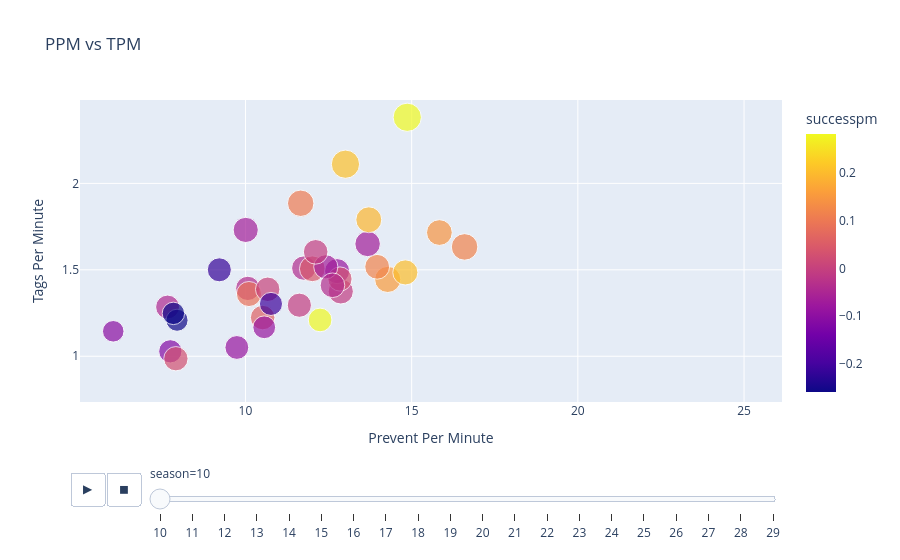

This figure's notebook cell:
### Markdown cell above
Let's take another look at our original graphs now that we have our two distinct populations separated from each other and the fluff columns removed. While we're at it, let's spruce up the aesthetic appeal as well by changing the color of the points to represent the success rate of the players instead of whether or not the games were played on Dallas servers. Adjusting the axes to ensure all of the points fit completely on the graph will improve the quality as well.

### Code cell
ppm_tpm_D = px.scatter(MLTP_D, x = "ppm", y = "tpm",
size = "scorepm", color = "successpm", animation_frame = "season",
hover_data = ["player"],
labels = {'ppm': 'Prevent Per Minute', 'tpm': 'Tags Per Minute'},
title = 'PPM vs TPM')

ppm_tpm_D.update_xaxes(range = [MLTP_D['ppm'].min() - 1, MLTP_D['ppm'].max() + 1])
ppm_tpm_D.update_yaxes(range = [MLTP_D['tpm'].min() - 0.1, MLTP_D['tpm'].max() + 0.1])

ppm_tpm_D.update_layout(scene=dict(xaxis=dict(title='Prevent Per Minute'),
yaxis=dict(title='Tags Per Minute')), height = 900)
ppm_tpm_D.show()

### Figure 1 — Plotly figure (JSON) as saved in the notebook; plotly's stock layout.template omitted (floating-point values rounded to 4 significant figures)
{"data": [{"customdata": [["Death Pickle"], ["BigBird"], ["Mr.Gone"], ["Sundown"], ["yank"], ["Dalek"], ["Iblis"], ["Crippy"], ["SuperSans"], ["Bal McCartny"], ["sIide"], ["dodsfall"], ["donuts42"], ["DudeMcGuy"], ["Eashy"], ["GriefSeeds"], ["Mr.Glass"], ["Arbybear"], ["YoungSinatra"], ["lukemoo"], ["Stann"], ["Brake"], ["SIDE"], ["Turbo"], ["CB13"], ["Prizm"], ["C Bivvey"], ["Syniikal"], ["jjpoole"], ["Abe Lincoln"], ["FLYMOLO"], ["Gem"], ["iAaronK"], ["Eggo"], ["Dodge"]], "hovertemplate": "season=10<br>Prevent Per Minute=%{x}<br>Tags Per Minute=%{y}<br>scorepm=%{marker.size}<br>player=%{customdata[0]}<br>successpm=%{marker.color}<extra></extra>", "legendgroup": "", "marker": {"color": [-0.04, -0.01, -0.04, -0.005571, 0.06105, 0.04491, 0.1437, 0.1577, -0.085, -0.085, 0.1045, 0.0875, -0.06667, 0.00625, 0.025, 0.2825, 0.2825, 0.1175, 0.1175, -0.2167, -0.2081, -0.08629, -0.0675, -0.0675, -0.006601, -0.1143, -0.03631, 0.205, -0.04469, 0.2083, -0.2583, -0.1056, 0.1947, 0.02857, -0.26], "coloraxis": "coloraxis", "size": [3.947, 4.2, 3.925, 3.883, 3.994, 4.407, 4.4, 4.552, 3.447, 4.17, 4.641, 4.173, 4.208, 3.962, 3.888, 5.303, 3.723, 4.085, 4.678, 3.828, 3.535, 3.766, 3.88, 4.32, 4.017, 3.579, 4.028, 4.188, 3.779, 5.294, 3.236, 3.078, 4.458, 3.929, 3.344], "sizemode": "area", "sizeref": 0.01326, "symbol": "circle"}, "mode": "markers", "name": "", "orientation": "v", "showlegend": false, "type": "scatter", "x": [11.76, 12.87, 10.07, 11.62, 10.52, 12.01, 15.83, 14.28, 10.56, 12.76, 11.66, 10.11, 10.01, 10.67, 12.84, 14.87, 12.24, 13.96, 16.59, 9.214, 10.77, 9.741, 12.42, 13.68, 12.11, 7.739, 12.62, 14.81, 7.656, 13.01, 7.942, 6.022, 13.71, 7.907, 7.832], "xaxis": "x", "y": [1.51, 1.375, 1.393, 1.295, 1.224, 1.506, 1.716, 1.444, 1.167, 1.492, 1.885, 1.36, 1.731, 1.387, 1.447, 2.382, 1.21, 1.518, 1.633, 1.5, 1.303, 1.051, 1.518, 1.65, 1.604, 1.029, 1.411, 1.485, 1.285, 2.111, 1.208, 1.144, 1.789, 0.9857, 1.248], "yaxis": "y"}], "layout": {"autosize": true, "coloraxis": {"colorbar": {"title": {"text": "successpm"}}, "colorscale": [[0, "#0d0887"], [0.1111, "#46039f"], [0.2222, "#7201a8"], [0.3333, "#9c179e"], [0.4444, "#bd3786"], [0.5556, "#d8576b"], [0.6667, "#ed7953"], [0.7778, "#fb9f3a"], [0.8889, "#fdca26"], [1, "#f0f921"]]}, "legend": {"itemsizing": "constant", "tracegroupgap": 0}, "scene": {"xaxis": {"title": {"text": "Prevent Per Minute"}}, "yaxis": {"title": {"text": "Tags Per Minute"}}}, "sliders": [{"active": 0, "currentvalue": {"prefix": "season="}, "len": 0.9, "pad": {"b": 10, "t": 60}, "steps": [{"args": [["10"], {"frame": {"duration": 0, "redraw": false}, "fromcurrent": true, "mode": "immediate", "transition": {"duration": 0, "easing": "linear"}}], "label": "10", "method": "animate"}, {"args": [["11"], {"frame": {"duration": 0, "redraw": false}, "fromcurrent": true, "mode": "immediate", "transition": {"duration": 0, "easing": "linear"}}], "label": "11", "method": "animate"}, {"args": [["12"], {"frame": {"duration": 0, "redraw": false}, "fromcurrent": true, "mode": "immediate", "transition": {"duration": 0, "easing": "linear"}}], "label": "12", "method": "animate"}, {"args": [["13"], {"frame": {"duration": 0, "redraw": false}, "fromcurrent": true, "mode": "immediate", "transition": {"duration": 0, "easing": "linear"}}], "label": "13", "method": "animate"}, {"args": [["14"], {"frame": {"duration": 0, "redraw": false}, "fromcurrent": true, "mode": "immediate", "transition": {"duration": 0, "easing": "linear"}}], "label": "14", "method": "animate"}, {"args": [["15"], {"frame": {"duration": 0, "redraw": false}, "fromcurrent": true, "mode": "immediate", "transition": {"duration": 0, "easing": "linear"}}], "label": "15", "method": "animate"}, {"args": [["16"], {"frame": {"duration": 0, "redraw": false}, "fromcurrent": true, "mode": "immediate", "transition": {"duration": 0, "easing": "linear"}}], "label": "16", "method": "animate"}, {"args": [["17"], {"frame": {"duration": 0, "redraw": false}, "fromcurrent": true, "mode": "immediate", "transition": {"duration": 0, "easing": "linear"}}], "label": "17", "method": "animate"}, {"args": [["18"], {"frame": {"duration": 0, "redraw": false}, "fromcurrent": true, "mode": "immediate", "transition": {"duration": 0, "easing": "linear"}}], "label": "18", "method": "animate"}, {"args": [["19"], {"frame": {"duration": 0, "redraw": false}, "fromcurrent": true, "mode": "immediate", "transition": {"duration": 0, "easing": "linear"}}], "label": "19", "method": "animate"}, {"args": [["20"], {"frame": {"duration": 0, "redraw": false}, "fromcurrent": true, "mode": "immediate", "transition": {"duration": 0, "easing": "linear"}}], "label": "20", "method": "animate"}, {"args": [["21"], {"frame": {"duration": 0, "redraw": false}, "fromcurrent": true, "mode": "immediate", "transition": {"duration": 0, "easing": "linear"}}], "label": "21", "method": "animate"}, {"args": [["22"], {"frame": {"duration": 0, "redraw": false}, "fromcurrent": true, "mode": "immediate", "transition": {"duration": 0, "easing": "linear"}}], "label": "22", "method": "animate"}, {"args": [["23"], {"frame": {"duration": 0, "redraw": false}, "fromcurrent": true, "mode": "immediate", "transition": {"duration": 0, "easing": "linear"}}], "label": "23", "method": "animate"}, {"args": [["24"], {"frame": {"duration": 0, "redraw": false}, "fromcurrent": true, "mode": "immediate", "transition": {"duration": 0, "easing": "linear"}}], "label": "24", "method": "animate"}, {"args": [["25"], {"frame": {"duration": 0, "redraw": false}, "fromcurrent": true, "mode": "immediate", "transition": {"duration": 0, "easing": "linear"}}], "label": "25", "method": "animate"}, {"args": [["26"], {"frame": {"duration": 0, "redraw": false}, "fromcurrent": true, "mode": "immediate", "transition": {"duration": 0, "easing": "linear"}}], "label": "26", "method": "animate"}, {"args": [["27"], {"frame": {"duration": 0, "redraw": false}, "fromcurrent": true, "mode": "immediate", "transition": {"duration": 0, "easing": "linear"}}], "label": "27", "method": "animate"}, {"args": [["28"], {"frame": {"duration": 0, "redraw": false}, "fromcurrent": true, "mode": "immediate", "transition": {"duration": 0, "easing": "linear"}}], "label": "28", "method": "animate"}, {"args": [["29"], {"frame": {"duration": 0, "redraw": false}, "fromcurrent": true, "mode": "immediate", "transition": {"duration": 0, "easing": "linear"}}], "label": "29", "method": "animate"}], "x": 0.1, "xanchor": "left", "y": 0, "yanchor": "top"}], "title": {"text": "PPM vs TPM"}, "updatemenus": [{"buttons": [{"args": [null, {"frame": {"duration": 500, "redraw": false}, "fromcurrent": true, "mode": "immediate", "transition": {"duration": 500, "easing": "linear"}}], "label": "&#9654;", "method": "animate"}, {"args": [[null], {"frame": {"duration": 0, "redraw": false}, "fromcurrent": true, "mode": "immediate", "transition": {"duration": 0, "easing": "linear"}}], "label": "&#9724;", "method": "animate"}], "direction": "left", "pad": {"r": 10, "t": 70}, "showactive": false, "type": "buttons", "x": 0.1, "xanchor": "right", "y": 0, "yanchor": "top"}], "xaxis": {"anchor": "y", "domain": [0, 1], "range": [5.022, 26.14], "title": {"text": "Prevent Per Minute"}, "type": "linear"}, "yaxis": {"anchor": "x", "domain": [0, 1], "range": [0.7353, 2.482], "title": {"text": "Tags Per Minute"}, "type": "linear"}}}
